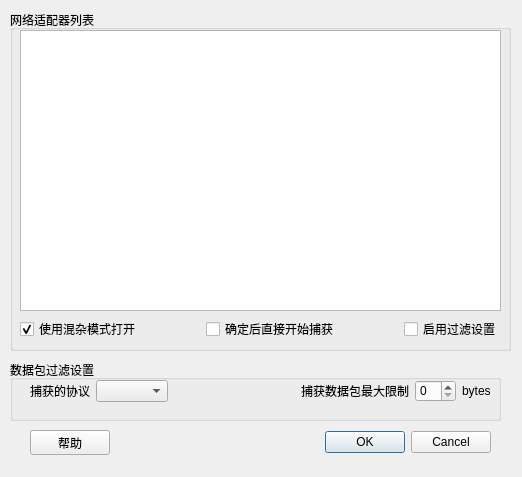
<?xml version="1.0" encoding="UTF-8"?>
<ui version="4.0">
 <class>ChooseDevDialog</class>
 <widget class="QDialog" name="ChooseDevDialog">
  <property name="geometry">
   <rect>
    <x>0</x>
    <y>0</y>
    <width>522</width>
    <height>477</height>
   </rect>
  </property>
  <property name="windowTitle">
   <string>选择网络适配器</string>
  </property>
  <widget class="QGroupBox" name="netDevsGroupBox">
   <property name="geometry">
    <rect>
     <x>10</x>
     <y>10</y>
     <width>501</width>
     <height>341</height>
    </rect>
   </property>
   <property name="title">
    <string>网络适配器列表</string>
   </property>
   <widget class="QWidget" name="">
    <property name="geometry">
     <rect>
      <x>10</x>
      <y>20</y>
      <width>481</width>
      <height>311</height>
     </rect>
    </property>
    <layout class="QVBoxLayout" name="verticalLayout">
     <item>
      <widget class="QListWidget" name="netDevListWidget"/>
     </item>
     <item>
      <layout class="QHBoxLayout" name="horizontalLayout_3">
       <item>
        <widget class="QCheckBox" name="PromiscuousCheckBox">
         <property name="text">
          <string>使用混杂模式打开</string>
         </property>
         <property name="checked">
          <bool>true</bool>
         </property>
        </widget>
       </item>
       <item>
        <spacer name="horizontalSpacer_3">
         <property name="orientation">
          <enum>Qt::Horizontal</enum>
         </property>
         <property name="sizeHint" stdset="0">
          <size>
           <width>40</width>
           <height>20</height>
          </size>
         </property>
        </spacer>
       </item>
       <item>
        <widget class="QCheckBox" name="beginCheckBox">
         <property name="text">
          <string>确定后直接开始捕获</string>
         </property>
        </widget>
       </item>
       <item>
        <spacer name="horizontalSpacer_4">
         <property name="orientation">
          <enum>Qt::Horizontal</enum>
         </property>
         <property name="sizeHint" stdset="0">
          <size>
           <width>40</width>
           <height>20</height>
          </size>
         </property>
        </spacer>
       </item>
       <item>
        <widget class="QCheckBox" name="filterCheckBox">
         <property name="text">
          <string>启用过滤设置</string>
         </property>
        </widget>
       </item>
      </layout>
     </item>
    </layout>
   </widget>
  </widget>
  <widget class="QGroupBox" name="groupBox">
   <property name="geometry">
    <rect>
     <x>10</x>
     <y>360</y>
     <width>491</width>
     <height>61</height>
    </rect>
   </property>
   <property name="title">
    <string>数据包过滤设置</string>
   </property>
  </widget>
  <widget class="QWidget" name="">
   <property name="geometry">
    <rect>
     <x>30</x>
     <y>380</y>
     <width>461</width>
     <height>22</height>
    </rect>
   </property>
   <layout class="QHBoxLayout" name="horizontalLayout">
    <item>
     <widget class="QLabel" name="label">
      <property name="text">
       <string>捕获的协议</string>
      </property>
      <property name="buddy">
       <cstring>comboBox</cstring>
      </property>
     </widget>
    </item>
    <item>
     <widget class="QComboBox" name="comboBox"/>
    </item>
    <item>
     <spacer name="horizontalSpacer_2">
      <property name="orientation">
       <enum>Qt::Horizontal</enum>
      </property>
      <property name="sizeHint" stdset="0">
       <size>
        <width>28</width>
        <height>20</height>
       </size>
      </property>
     </spacer>
    </item>
    <item>
     <widget class="QLabel" name="label_2">
      <property name="text">
       <string>捕获数据包最大限制</string>
      </property>
      <property name="buddy">
       <cstring>spinBox</cstring>
      </property>
     </widget>
    </item>
    <item>
     <widget class="QSpinBox" name="spinBox"/>
    </item>
    <item>
     <widget class="QLabel" name="label_3">
      <property name="text">
       <string>bytes</string>
      </property>
      <property name="buddy">
       <cstring>spinBox</cstring>
      </property>
     </widget>
    </item>
   </layout>
  </widget>
  <widget class="QWidget" name="">
   <property name="geometry">
    <rect>
     <x>30</x>
     <y>430</y>
     <width>461</width>
     <height>25</height>
    </rect>
   </property>
   <layout class="QHBoxLayout" name="horizontalLayout_2">
    <item>
     <widget class="QPushButton" name="helpButton">
      <property name="text">
       <string>帮助</string>
      </property>
     </widget>
    </item>
    <item>
     <spacer name="horizontalSpacer">
      <property name="orientation">
       <enum>Qt::Horizontal</enum>
      </property>
      <property name="sizeHint" stdset="0">
       <size>
        <width>148</width>
        <height>20</height>
       </size>
      </property>
     </spacer>
    </item>
    <item>
     <widget class="QDialogButtonBox" name="buttonBox">
      <property name="orientation">
       <enum>Qt::Horizontal</enum>
      </property>
      <property name="standardButtons">
       <set>QDialogButtonBox::Cancel|QDialogButtonBox::Ok</set>
      </property>
     </widget>
    </item>
   </layout>
  </widget>
  <zorder>layoutWidget</zorder>
  <zorder>comboBox</zorder>
  <zorder>label</zorder>
  <zorder>label_2</zorder>
  <zorder>spinBox</zorder>
  <zorder>label_3</zorder>
  <zorder>horizontalSpacer_2</zorder>
  <zorder>netDevsGroupBox</zorder>
  <zorder>groupBox</zorder>
 </widget>
 <tabstops>
  <tabstop>netDevListWidget</tabstop>
  <tabstop>PromiscuousCheckBox</tabstop>
  <tabstop>beginCheckBox</tabstop>
  <tabstop>comboBox</tabstop>
  <tabstop>spinBox</tabstop>
  <tabstop>helpButton</tabstop>
  <tabstop>buttonBox</tabstop>
 </tabstops>
 <resources/>
 <connections>
  <connection>
   <sender>buttonBox</sender>
   <signal>accepted()</signal>
   <receiver>ChooseDevDialog</receiver>
   <slot>accept()</slot>
   <hints>
    <hint type="sourcelabel">
     <x>248</x>
     <y>254</y>
    </hint>
    <hint type="destinationlabel">
     <x>157</x>
     <y>272</y>
    </hint>
   </hints>
  </connection>
  <connection>
   <sender>buttonBox</sender>
   <signal>rejected()</signal>
   <receiver>ChooseDevDialog</receiver>
   <slot>reject()</slot>
   <hints>
    <hint type="sourcelabel">
     <x>316</x>
     <y>260</y>
    </hint>
    <hint type="destinationlabel">
     <x>286</x>
     <y>272</y>
    </hint>
   </hints>
  </connection>
 </connections>
</ui>
